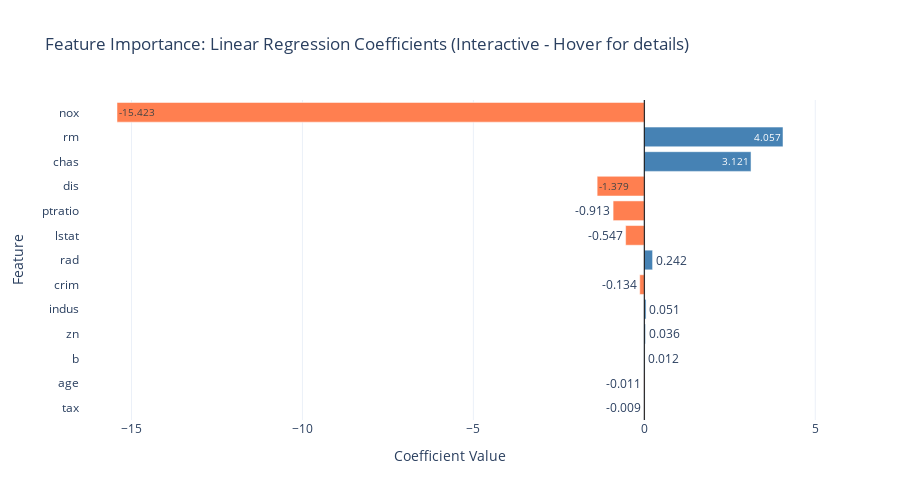

The cell this chart's notebook holds for it:
### Code cell
# 6. FEATURE IMPORTANCE (Interactive Plotly)
lr_multi = models['Linear Multivariate']
feature_importance = pd.DataFrame({
    'feature': X_train.columns,
    'coefficient': lr_multi.coef_
}).sort_values('coefficient', key=abs, ascending=True)

colors = ['coral' if c < 0 else 'steelblue' for c in feature_importance['coefficient']]

fig = go.Figure(go.Bar(
    x=feature_importance['coefficient'],
    y=feature_importance['feature'],
    orientation='h',
    marker_color=colors,
    text=[f'{c:.3f}' for c in feature_importance['coefficient']],
    textposition='auto',
    hovertemplate='Feature: %{y}<br>Coefficient: %{x:.3f}<extra></extra>'
))

fig.update_layout(
    xaxis_title='Coefficient Value',
    yaxis_title='Feature',
    title='Feature Importance: Linear Regression Coefficients (Interactive - Hover for details)',
    template='plotly_white',
    height=500
)

fig.add_vline(x=0, line_color='black', line_width=1)

fig.write_image(f'{RESULTS_DIR}/feature_importance.png', width=1000, height=800, scale=2)
fig.show()
print("Saved: feature_importance.png")

### Figure 1 — Plotly figure (JSON) as saved in the notebook; plotly's stock layout.template omitted (floating-point values rounded to 4 significant figures)
{"data": [{"hovertemplate": "Feature: %{y}<br>Coefficient: %{x:.3f}<extra></extra>", "marker": {"color": ["coral", "coral", "steelblue", "steelblue", "steelblue", "coral", "steelblue", "coral", "coral", "coral", "steelblue", "steelblue", "coral"]}, "orientation": "h", "text": ["-0.009", "-0.011", "0.012", "0.036", "0.051", "-0.134", "0.242", "-0.547", "-0.913", "-1.379", "3.121", "4.057", "-15.423"], "textposition": "auto", "type": "bar", "x": [-0.008679, -0.01053, 0.01181, 0.03583, 0.05088, -0.1335, 0.2423, -0.5466, -0.9129, -1.379, 3.121, 4.057, -15.42], "y": ["tax", "age", "b", "zn", "indus", "crim", "rad", "lstat", "ptratio", "dis", "chas", "rm", "nox"]}], "layout": {"height": 500, "shapes": [{"line": {"color": "black", "width": 1}, "type": "line", "x0": 0, "x1": 0, "xref": "x", "y0": 0, "y1": 1, "yref": "y domain"}], "title": {"text": "Feature Importance: Linear Regression Coefficients (Interactive - Hover for details)"}, "xaxis": {"title": {"text": "Coefficient Value"}}, "yaxis": {"title": {"text": "Feature"}}}}
